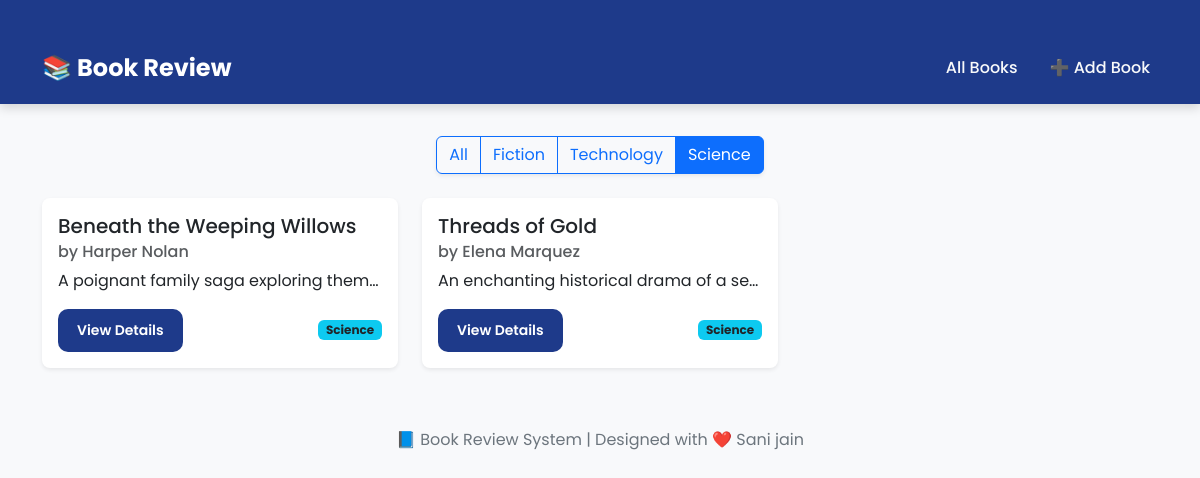
/?genre=science, run on the app's committed database.
### book/models.py (models this page shows, shortened)
class Book(models.Model):
    GENRE_CHOICES = [
        ('fiction', 'Fiction'),
        ('non_fiction', 'Non-Fiction'),
        ('science', 'Science'),
        ('technology', 'Technology'),
        ('history', 'History'),
        ('other', 'Other'),
    ]
    title = models.CharField(max_length=200)
    author = models.CharField(max_length=200)
    description = models.TextField()
    genre = models.CharField(max_length=20, choices=GENRE_CHOICES)
    isbn = models.CharField('ISBN', max_length=13, unique=True)
    publication_date = models.DateField()
    average_rating = models.DecimalField(
        max_digits=3,
        decimal_places=2,
        validators=[MinValueValidator(0), MaxValueValidator(5)],
        default=0
    )
    created_at = models.DateTimeField(auto_now_add=True)
    updated_at = models.DateTimeField(auto_now=True)

### book/views.py (the view)
# urls.py: path('', views.BookListView.as_view(), name='book-list'),
class BookListView(TemplateView):
    template_name = 'book/book_list.html'
    def get_context_data(self, **kwargs):
        context =  super().get_context_data(**kwargs)
        genre = self.request.GET.get('genre')
        if genre:
            context['books'] = Book.objects.filter(genre=genre).order_by('-created_at')
        else:
            context['books'] = Book.objects.all().order_by('-created_at')
        return context

### book/templates/book/book_list.html (shortened to what this page needs)
{% extends 'book/base.html' %}
{% block content %}
<div class="row mb-4">
    <div class="col text-center">
        <div class="btn-group shadow-sm">
            <a href="{% url 'book-list' %}" class="btn btn-outline-primary {% if not request.GET.genre %}active{% endif %}">All</a>
            <a href="?genre=fiction" class="btn btn-outline-primary {% if request.GET.genre == 'fiction' %}active{% endif %}">Fiction</a>
            <a href="?genre=technology" class="btn btn-outline-primary {% if request.GET.genre == 'technology' %}active{% endif %}">Technology</a>
            <a href="?genre=science" class="btn btn-outline-primary {% if request.GET.genre == 'science' %}active{% endif %}">Science</a>
        </div>
    </div>
</div>
<div class="row row-cols-1 row-cols-md-3 g-4">
    {% for book in books %}
    <div class="col">
        <div class="card h-100 shadow-sm border-0 rounded-3 hover-scale">
            <div class="card-body d-flex flex-column">
                <h5 class="card-title">{{ book.title }}</h5>
                <h6 class="card-subtitle mb-2 text-muted">by {{ book.author }}</h6>
                <p class="card-text text-truncate">{{ book.description|truncatewords:25 }}</p>
                <div class="mt-auto d-flex justify-content-between align-items-center">
                    <a href="{% url 'book-detail' book.pk %}" class="btn btn-modern btn-sm">View Details</a>
                    <span class="badge bg-info text-dark">{{ book.genre|capfirst }}</span>
                </div>
            </div>
        </div>
    </div>
    {% empty %}
    <div class="col-12 text-center">
        <p class="text-muted fs-5 mt-4">No books found.</p>
    </div>
    {% endfor %}
</div>
{% endblock content %}

### book/templates/book/base.html (style rules this page uses)
body { font-family: 'Poppins', sans-serif; background-color: #f8f9fb; color: #333; }
.btn-modern { background-color: #1e3a8a; color: #fff; border-radius: 10px; padding: 10px 18px; font-weight: 600; transition: all 0.3s ease-in-out; }
.card { border: none; border-radius: 12px; box-shadow: 0 4px 10px rgba(0, 0, 0, 0.1); transition: transform 0.2s ease-in-out; }

### book/templates/book/book_list.html (style rules this page uses)
.hover-scale { transition: transform 0.2s ease-in-out, box-shadow 0.2s ease-in-out; }

### data on the page
Book: title "Beneath the Weeping Willows", author "Harper Nolan", description "A poignant family saga exploring them…", genre "Science"
Book: title "Threads of Gold", author "Elena Marquez", description "An enchanting historical drama of a se…", genre "Science"
